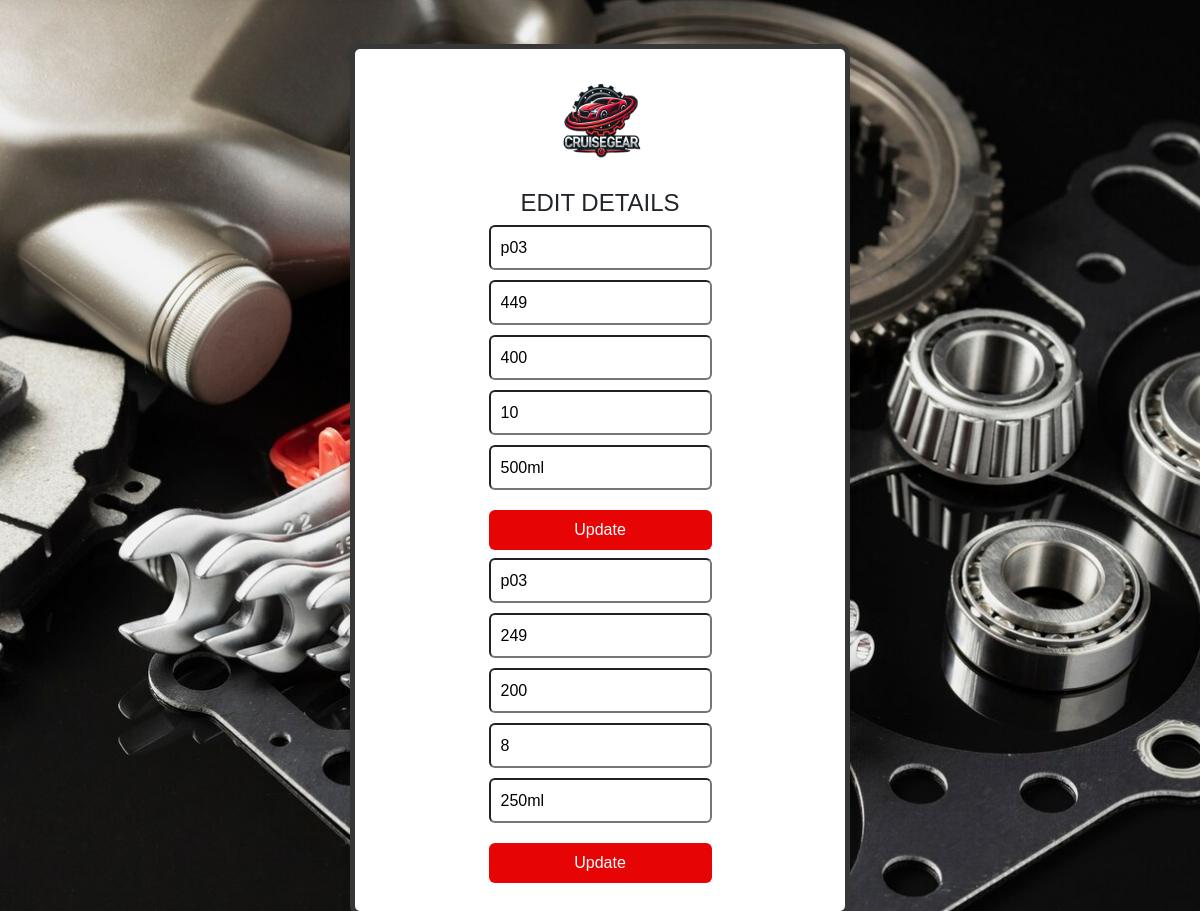
/editdetails/21, run on the app's committed database.
### app/models.py (models this page shows)
class product(models.Model):
    categories=models.ForeignKey(category,on_delete=models.CASCADE)
    pid=models.TextField(unique=True)
    name=models.TextField()
    dis=models.TextField()
    img=models.FileField()

class details(models.Model):
    product=models.ForeignKey(product,on_delete=models.CASCADE)
    price=models.IntegerField()
    offer_price=models.IntegerField()
    stock=models.IntegerField()
    weight=models.TextField()

### app/views.py (the view)
# urls.py: path('editdetails/<pid>',views.editdetails),
def editdetails(req,pid):
    if req.method == 'POST':
        Details = req.POST['d_id']
        weight=req.POST['weight']
        price=req.POST['price']
        offer_price=req.POST['offer_price']
        stock=req.POST['stock']
        details.objects.filter(pk=Details).update(product=product.objects.get(pk=pid),weight=weight,price=price,offer_price=offer_price,stock=stock)
        return redirect(shop_home)
    else:
        data=details.objects.filter(product=pid)
        data1=product.objects.get(pk=pid)
        return render(req,'shop/editdet.html',{'data':data,'data1':data1})

### templates/shop/editdet.html (shortened to what this page needs)
<!DOCTYPE html>
<html lang="en">
<head>
    {% load static %}
    <link href="https://cdn.jsdelivr.net/npm/bootstrap@5.3.3/dist/css/bootstrap.min.css" rel="stylesheet">
    <link rel="stylesheet" href="{% static 'editpro.css' %}">
</head>
<body>
    <div class="all">
        <img src="../../static/cruisegear2br.png" class="logo1" alt="Logo">
        <h4>EDIT DETAILS</h4>
        {% for i in data %}
        <form action="" method="post">
            <div>
                <input type="text" name="pid" id="" class="box" placeholder="PID" readonly value="{{data1.pid}}">
            </div>
            <div>
                <input type="number" name="price" id="" class="box" placeholder="Price" required value="{{i.price}}">
            </div>
            <div>
                <input type="number" name="offer_price" id="" class="box" placeholder="Offer Price" required value="{{i.offer_price}}">
            </div>
            <div>
                <input type="number" name="stock" id="" class="box" placeholder="Stock" required value="{{i.stock}}">
            </div>
            <div >
                <input type="text" name="weight" id="" class="box" placeholder="Weight"  value="{{i.weight}}">
            </div>
            <div>
                <input type="submit" class="btn2 mb-2" value="Update">
            </div>
        </form>
        {% endfor %}
        </div>
</body>
</html>

### static/editpro.css (style rules this page uses)
body { display: flex; justify-content: center; align-items: center; height: 100vh; margin: 0; background: url('bgbgbg.jpg') no-repeat center center fixed; background-size: cover; font-family: Arial, sans-serif; flex-direction: column; }
.all { display: flex; justify-content: center; align-items: center; flex-direction: column; margin-top: 160px; border: 5px solid black; height: auto; width: 500px; padding: 20px; border-radius: 10px; border-color: rgb(56, 55, 55); background-color: white; box-shadow: 0px 4px 10px rgba(0, 0, 0, 0.1); }
.logo1 { height: 100px; width: auto; margin-bottom: 20px; display: block; margin-left: auto; margin-right: auto; }
.box { width: 100%; height: 45px; border-radius: 6px; box-sizing: border-box; margin-bottom: 10px; padding-left: 10px; }
.btn2 { width: 100%; height: 40px; border-radius: 6px; background-color: rgb(230, 4, 4); color: white; font-size: 16px; border: none; cursor: pointer; margin-top: 10px; }

### data on the page
details: price "449", offer_price "400", stock "10", weight "500ml"
product: pid "p03"
details: price "249", offer_price "200", stock "8", weight "250ml"
